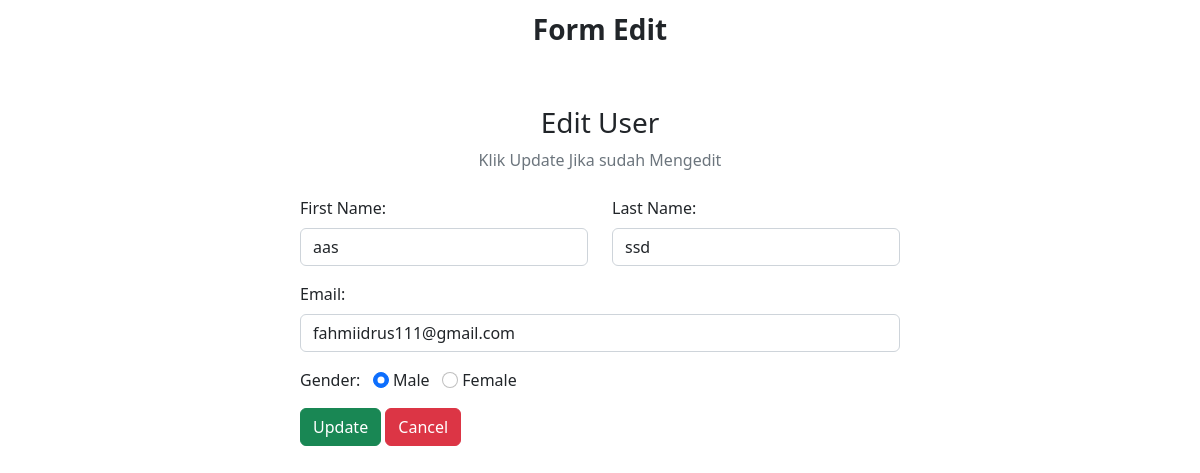
/edit.php?id=5, run on the app's committed database.
### tables this page shows
CREATE TABLE `crud` (
  `id` int(100) NOT NULL,
  `first_name` varchar(100) NOT NULL,
  `last_name` varchar(100) NOT NULL,
  `email` varchar(100) NOT NULL,
  `gender` varchar(100) NOT NULL
);

### edit.php (the view, shortened to what this page needs)
<?php
include "db_conn.php";
$id = $_GET["id"];
?>
<!DOCTYPE html>
<html lang="en">
<head>
  <link href="https://cdn.jsdelivr.net/npm/bootstrap@5.2.3/dist/css/bootstrap.min.css" rel="stylesheet">
  <link rel="stylesheet" href="https://cdnjs.cloudflare.com/ajax/libs/font-awesome/6.4.0/css/all.min.css" />
</head>
<body>
  <nav class="navbar navbar-light justify-content-center fs-3 mb-5" style="background-color:white;">
    <B>Form Edit</b>
  </nav>
  <div class="container">
    <div class="text-center mb-4">
      <h3>Edit User</h3>
      <p class="text-muted">Klik Update Jika sudah Mengedit</p>
    </div>
    <?php
    $sql = "SELECT * FROM `crud` WHERE id = $id LIMIT 1";
    $result = mysqli_query($conn, $sql);
    $row = mysqli_fetch_assoc($result);
    ?>
    <div class="container d-flex justify-content-center">
      <form action="" method="post" style="width:50vw; min-width:300px;">
        <div class="row mb-3">
          <div class="col">
            <label class="form-label">First Name:</label>
            <input type="text" class="form-control" name="first_name" value="<?php echo $row['first_name'] ?>">
          </div>
          <div class="col">
            <label class="form-label">Last Name:</label>
            <input type="text" class="form-control" name="last_name" value="<?php echo $row['last_name'] ?>">
          </div>
        </div>
        <div class="mb-3">
          <label class="form-label">Email:</label>
          <input type="email" class="form-control" name="email" value="<?php echo $row['email'] ?>">
        </div>
        <div class="form-group mb-3">
          <label>Gender:</label>
          <input type="radio" class="form-check-input" name="gender" id="male" value="male" <?php echo ($row["gender"] == 'male') ? "checked" : ""; ?>>
          <label for="male" class="form-input-label">Male</label>
          <input type="radio" class="form-check-input" name="gender" id="female" value="female" <?php echo ($row["gender"] == 'female') ? "checked" : ""; ?>>
          <label for="female" class="form-input-label">Female</label>
        </div>
        <div>
          <button type="submit" class="btn btn-success" name="submit">Update</button>
          <a href="index.php" class="btn btn-danger">Cancel</a>
        </div>
      </form>
    </div>
  </div>
</body>
</html>

### data on the page
crud: first_name "aas", last_name "ssd", email "fahmiidrus111@gmail.com", gender "☑ Male", gender "☐ Female"
